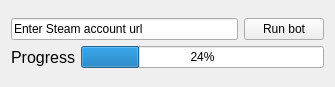
<?xml version="1.0" encoding="UTF-8"?>
<ui version="4.0">
 <class>SFA_Tool</class>
 <widget class="QWidget" name="SFA_Tool">
  <property name="geometry">
   <rect>
    <x>0</x>
    <y>0</y>
    <width>335</width>
    <height>87</height>
   </rect>
  </property>
  <property name="minimumSize">
   <size>
    <width>335</width>
    <height>87</height>
   </size>
  </property>
  <property name="maximumSize">
   <size>
    <width>335</width>
    <height>87</height>
   </size>
  </property>
  <property name="font">
   <font>
    <family>Arial</family>
   </font>
  </property>
  <property name="windowTitle">
   <string>Form</string>
  </property>
  <layout class="QGridLayout" name="gridLayout">
   <item row="0" column="0">
    <layout class="QVBoxLayout" name="verticalLayout_2">
     <item>
      <layout class="QVBoxLayout" name="verticalLayout">
       <item>
        <layout class="QHBoxLayout" name="horizontalLayout">
         <item>
          <widget class="QLineEdit" name="lineEdit">
           <property name="text">
            <string>Enter Steam account url</string>
           </property>
          </widget>
         </item>
         <item>
          <widget class="QPushButton" name="pushButton">
           <property name="text">
            <string>Run bot</string>
           </property>
          </widget>
         </item>
        </layout>
       </item>
      </layout>
     </item>
     <item>
      <layout class="QHBoxLayout" name="horizontalLayout_2">
       <item>
        <widget class="QLabel" name="label">
         <property name="font">
          <font>
           <pointsize>12</pointsize>
          </font>
         </property>
         <property name="text">
          <string>Progress</string>
         </property>
         <property name="alignment">
          <set>Qt::AlignCenter</set>
         </property>
        </widget>
       </item>
       <item>
        <widget class="QProgressBar" name="progressBar">
         <property name="value">
          <number>24</number>
         </property>
        </widget>
       </item>
      </layout>
     </item>
    </layout>
   </item>
  </layout>
 </widget>
 <resources/>
 <connections/>
</ui>
